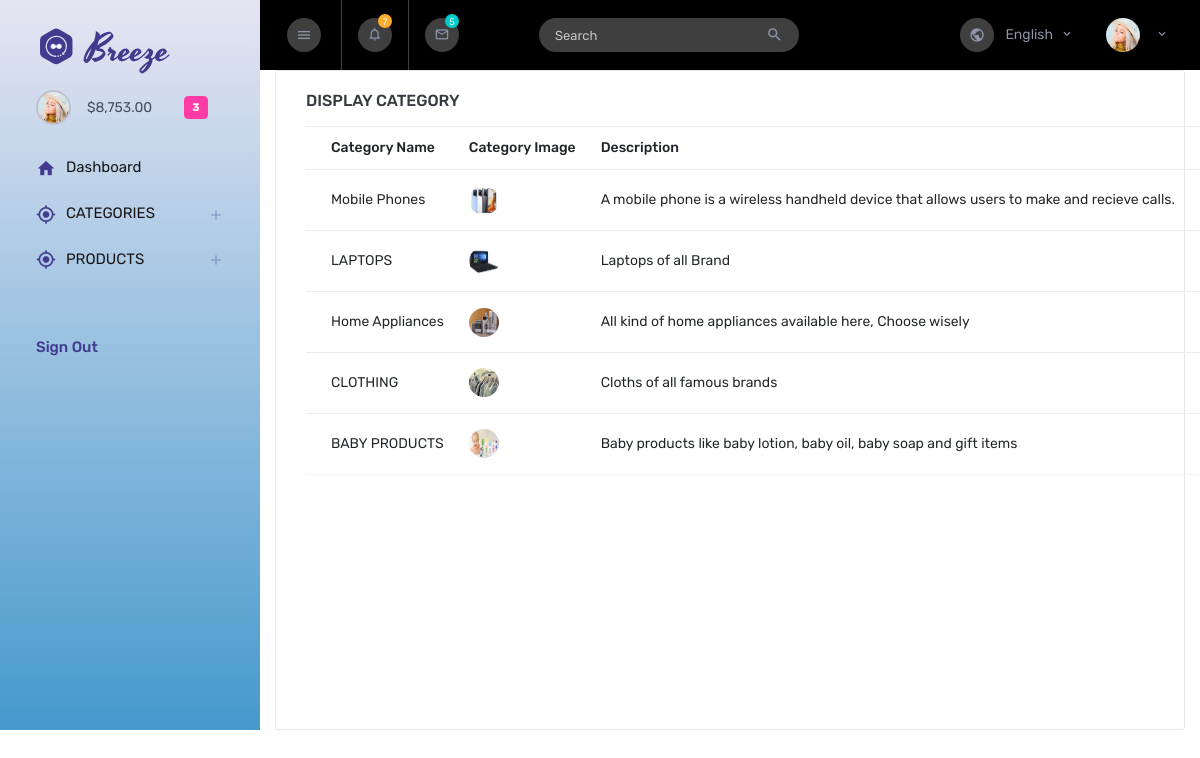
The app's page /digiadminapp/display_category/ with its own data.
### digiadminapp/models.py (models this page shows)
class categorydb (models.Model):
    Category_Name=models.CharField(max_length=100,null=True,blank=True)
    Category_Image=models.ImageField(upload_to="cat_img",null=True,blank=True)
    Description=models.CharField(max_length=100,null=True,blank=True)

### digiadminapp/views.py (the view)
# urls.py: path('display_category/',views.display_category,name="display_category"),
def display_category(req):
    data=categorydb.objects.all()
    return render(req,"Displaycategory.html",{'data':data})

### digiadminapp/templates/Displaycategory.html (shortened to what this page needs)
<!DOCTYPE html>
{% extends 'Indexpage.html' %}
{% block content %}
<html lang="en">
<head></head>
   <div class="col-lg-12 grid-margin stretch-card">
                <div class="card">
                  <div class="card-body">
                    <h4 class="card-title">DISPLAY CATEGORY</h4>
                    <div class="table-responsive">
                      <table class="table table-hover">
                        <thead>
                          <tr>
                            <th>Category Name</th>
                            <th>Category Image</th>
                            <th>Description</th>
                          </tr>
                        </thead>
                        <tbody>
                        {% for d in data %}
                          <tr class="table">
                            <td>{{d.Category_Name}}</td>
                            <td>
                                <img src="{{d.Category_Image.url}}">
                            </td>
                            <td>{{d.Description}}</td>
                              <td>
                              </td>
                          </tr>
                        {% endfor %}
                        </tbody>
                      </table>
                    </div>
                  </div>
                </div>
              </div>
  </body>
</html>
{% endblock %}

### digiadminapp/templates/Indexpage.html (shortened to what this page needs)
<!DOCTYPE html>
{% load static %}
<html lang="en">
  <head>
    <link rel="stylesheet" href="{% static 'assets/vendors/mdi/css/materialdesignicons.min.css' %}" />
    <link rel="stylesheet" href="{% static 'assets/vendors/flag-icon-css/css/flag-icon.min.css' %}" />
    <link rel="stylesheet" href="{% static 'assets/vendors/css/vendor.bundle.base.css' %}" />
    <link rel="stylesheet" href="{% static 'assets/vendors/font-awesome/css/font-awesome.min.css' %}" />
    <link rel="stylesheet" href="{% static 'assets/vendors/bootstrap-datepicker/bootstrap-datepicker.min.css' %}" />
    <link rel="stylesheet" href="{% static 'assets/css/style.css' %}" />
  </head>
  <body>
    <div class="container-scroller">
      <nav class="sidebar sidebar-offcanvas" id="sidebar">
        <div class="text-center sidebar-brand-wrapper d-flex align-items-center">
          <a class="sidebar-brand brand-logo" href="index.html"><img src="{% static 'assets/images/logo.svg' %}" alt="logo" /></a>
        </div>
        <ul class="nav">
          <li class="nav-item nav-profile">
            <a href="#" class="nav-link">
              <div class="nav-profile-image">
                <img src="{% static 'assets/images/faces/face1.jpg' %}" alt="profile" />
              </div>
              <div class="nav-profile-text d-flex flex-column pr-3">
                <span class="font-weight-normal">$8,753.00</span>
              </div>
              <span class="badge badge-danger text-white ml-3 rounded">3</span>
            </a>
          </li>
          <li class="nav-item">
            <a class="nav-link" href="{% url 'index_page' %}">
              <i class="mdi mdi-home menu-icon"></i>
              <span  class="menu-title">Dashboard</span>
            </a>
          </li>
          <li class="nav-item">
            <a class="nav-link" data-toggle="collapse" href="#ui-basic1" aria-expanded="false" aria-controls="ui-basic1">
              <i class="mdi mdi-crosshairs-gps menu-icon"></i>
              <span class="menu-title">CATEGORIES</span>
              <i class="menu-arrow"></i>
            </a>
          </li>
          <li class="nav-item">
            <a class="nav-link" data-toggle="collapse" href="#ui-basic" aria-expanded="false" aria-controls="ui-basic">
              <i class="mdi mdi-crosshairs-gps menu-icon"></i>
              <span class="menu-title">PRODUCTS</span>
              <i class="menu-arrow"></i>
            </a>
          </li>
          <li class="nav-item sidebar-actions">
            <div class="nav-link">
              <div class="mt-4">
                <ul class="mt-4 pl-0">
                  <a href="{% url 'log_out' %}"> <li>Sign Out</li></a>
                </ul>
              </div>
            </div>
          </li>
        </ul>
      </nav>
      <div class="container-fluid page-body-wrapper">
        <nav class="navbar col-lg-12 col-12 p-lg-0 fixed-top d-flex flex-row">
          <div class="navbar-menu-wrapper d-flex align-items-stretch justify-content-between">
            <button class="navbar-toggler navbar-toggler align-self-center mr-2" type="button" data-toggle="minimize">
              <i class="mdi mdi-menu"></i>
            </button>
            <ul class="navbar-nav">
              <li class="nav-item dropdown">
                <a class="nav-link count-indicator dropdown-toggle" id="notificationDropdown" href="#" data-toggle="dropdown">
                  <i class="mdi mdi-bell-outline"></i>
                  <span class="count count-varient1">7</span>
                </a>
              </li>
              <li class="nav-item dropdown d-none d-sm-flex">
                <a class="nav-link count-indicator dropdown-toggle" id="messageDropdown" href="#" data-toggle="dropdown">
                  <i class="mdi mdi-email-outline"></i>
                  <span class="count count-varient2">5</span>
                </a>
              </li>
              <li class="nav-item nav-search border-0 ml-1 ml-md-3 ml-lg-5 d-none d-md-flex">
                <form class="nav-link form-inline mt-2 mt-md-0">
                  <div class="input-group">
                    <input type="text" class="form-control" placeholder="Search" />
                    <div class="input-group-append">
                      <span class="input-group-text">
                        <i class="mdi mdi-magnify"></i>
                      </span>
                    </div>
                  </div>
                </form>
              </li>
            </ul>
            <ul class="navbar-nav navbar-nav-right ml-lg-auto">
              <li class="nav-item dropdown d-none d-xl-flex border-0">
                <a class="nav-link dropdown-toggle" id="languageDropdown" href="#" data-toggle="dropdown">
                  <i class="mdi mdi-earth"></i> English </a>
              </li>
              <li class="nav-item nav-profile dropdown border-0">
                <a class="nav-link dropdown-toggle" id="profileDropdown" href="#" data-toggle="dropdown">
                  <img class="nav-profile-img mr-2" alt="" src="{% static 'assets/images/faces/face1.jpg' %}" />
                </a>
              </li>
            </ul>
          </div>
        </nav>
        <div class="main-panel">
          {% block content %}{% endblock %}
  </body>
</html>

### records on screen
categorydb: Category_Name "Mobile Phones", Category_Image (picture), Description "A mobile phone is a wireless handheld device that allows users to make and recieve calls."
categorydb: Category_Name "LAPTOPS", Category_Image (picture), Description "Laptops of all Brand"
categorydb: Category_Name "Home Appliances", Category_Image (picture), Description "All kind of home appliances available here, Choose wisely"
categorydb: Category_Name "CLOTHING", Category_Image (picture), Description "Cloths of all famous brands"
categorydb: Category_Name "BABY PRODUCTS", Category_Image (picture), Description "Baby products like baby lotion, baby oil, baby soap and gift items"
